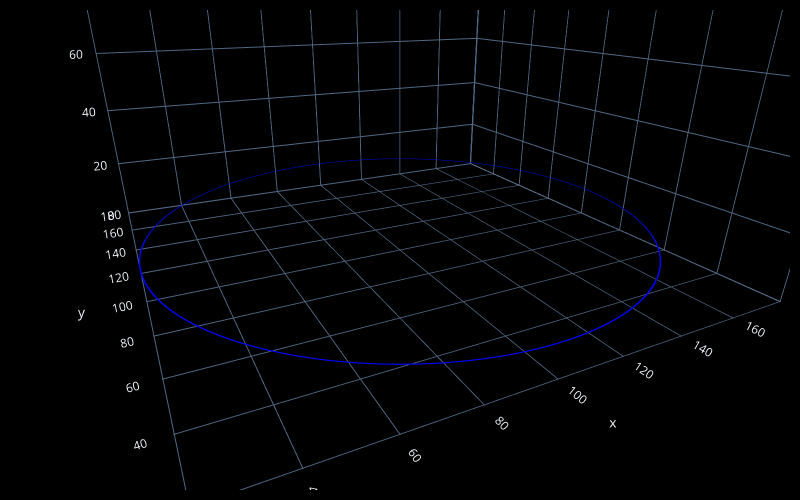

Write notebook code for a chart like this one.
### Code cell
# create an empty list called steps
steps=[]


# add points to the list
# steps.append(fc.Point(x=40,y=40,z=0.2))
# steps.append(fc.Point(x=50,y=50))
# steps.append(fc.Point(x=60,y=40))
# # turn the extruder on or off
# steps.append(fc.Extruder(on=False))
# steps.append(fc.Point(x=40,y=40,z=0.4))
# steps.append(fc.Extruder(on=True))
# steps.append(fc.Point(x=50,y=50))
# steps.append(fc.Point(x=60,y=40))

r = 80 # radius of circle
theta = np.linspace(0, np.pi*2, 1000)
for i in theta:
    steps.append(fc.Point(x=100+r*np.cos(i),y=100+r*np.sin(i),z=10))
# transform the design into a plot
fc.transform(steps, 'plot')

### Figure 1 — Plotly figure (JSON) as saved in the notebook; plotly's stock layout.template omitted (floating-point values rounded to 4 significant figures; data arrays with more than 128 entries replaced by an {"elided": "..."} marker saying what was removed)
{"data": [{"i": {"elided": "7992 int values"}, "j": {"elided": "7992 int values"}, "k": {"elided": "7992 int values"}, "type": "mesh3d", "vertexcolor": {"elided": "4000 str values"}, "x": {"elided": "4000 float values"}, "y": {"elided": "4000 float values"}, "z": {"elided": "4000 float values"}}, {"marker": {"color": "red", "size": 2}, "mode": "markers", "showlegend": false, "type": "scatter3d", "x": [], "y": [], "z": []}], "layout": {"height": 500, "margin": {"b": 10, "l": 10, "pad": 4, "r": 10, "t": 10}, "paper_bgcolor": "black", "scene": {"aspectmode": "cube", "camera": {"center": {"x": 0, "y": 0, "z": -0.5}, "eye": {"x": -0.5, "y": -1, "z": 0}}, "xaxis": {"backgroundcolor": "black", "nticks": 10, "range": [19.8, 180.2]}, "yaxis": {"backgroundcolor": "black", "nticks": 10, "range": [19.8, 180.2]}, "zaxis": {"backgroundcolor": "black", "nticks": 10, "range": [0, 160.4]}}, "width": 800}}
